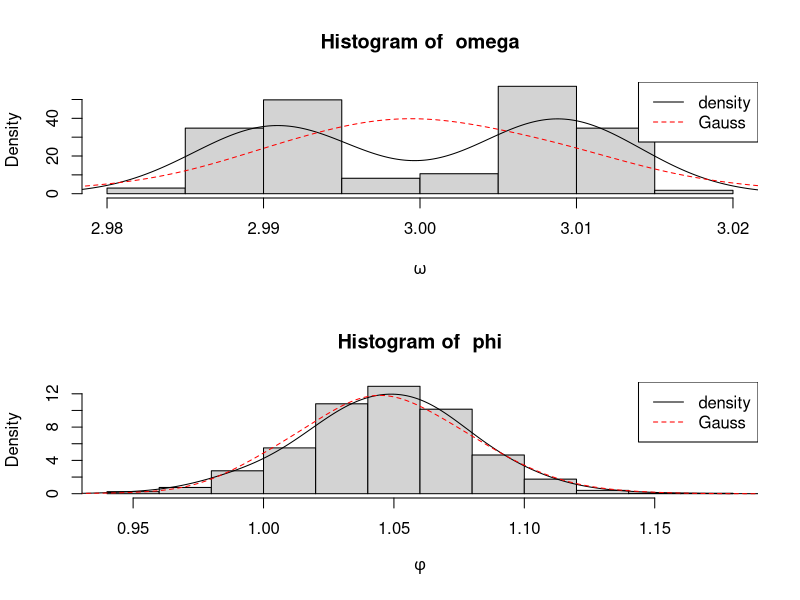
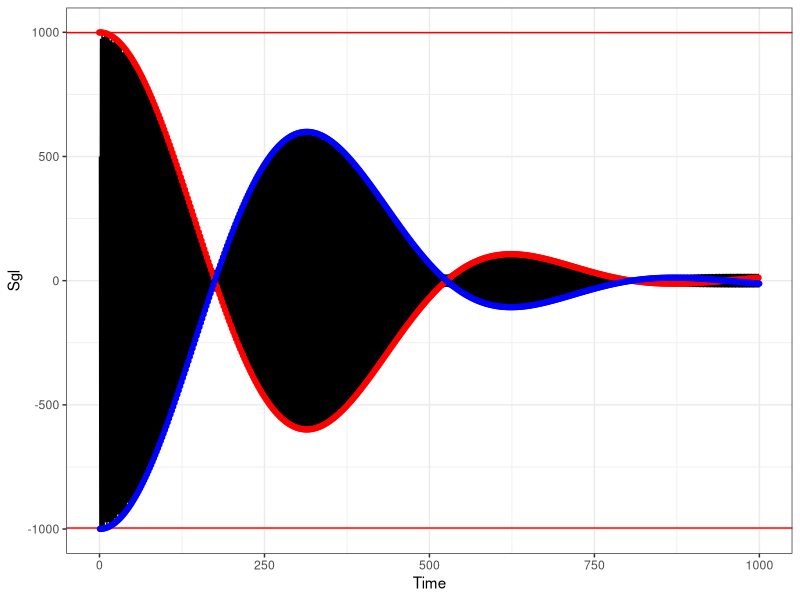
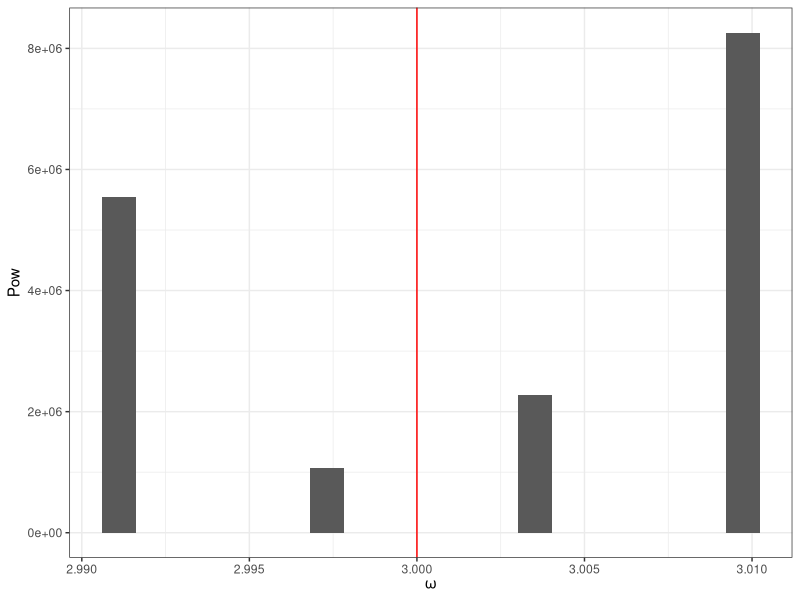

Recreate these plots in R, in order.
library(dplyr); library(plyr)
library(ggplot2)

.hist_plot <- function(x, x0, name){
  require(quantmod)
  hist(x, freq=FALSE, main = paste("Histogram of ", name), xlab=name)
  dx = density(x,adjust = 2)
  xm = dx$x[findPeaks(dx$y)[1]]
  lines(dx)
  lines(density(rnorm(length(x), x0, sd(x)),adjust=2),col="red", lty=2)
  legend("topright",lty=c(1,2),col=c("black","red"), legend = c("density","Gauss"))
  # abline(v=c(xm,x0), lty=c(1,2), col=c("black","red"))
  # legend("top", bty="n",
  #        legend=bquote(frac(x[b]-x[s],x[s])~"="~.(formatC((xm-x0)/x0*100,2,format="e"))~"%")
  # )
}
skewedDistFunc <- function(n, mu, sd, skew){
  w = rweibull(np, mu+skew,sd)
  mu-mean(w)+w
}
bimodalDistFunc <- function (n,cpct, mu1, mu2, sig1, sig2) {
  y0 <- rnorm(n,mean=mu1, sd = sig1)
  y1 <- rnorm(n,mean=mu2, sd = sig2)
  
  flag <- rbinom(n,size=1,prob=cpct)
  y <- y0*(1 - flag) + y1*flag 
}

np = 1000 # number of particles in bunch
w0 = 3; f0 = w0/2/pi # frequency of the reference particle
p0 = pi/3 #phase of the reference particle
sdw = w0*1e-3
sdp = p0*3e-2
dis = "bi"

## particle distributions ####
df.p = data.frame(
  wFreq = switch(dis,
    "skew" = skewedDistFunc(np, w0, sdw, 10),
    "bi" = bimodalDistFunc(np,.5,w0-3*sdw,w0+3*sdw,sdw,sdw)
  ), 
  Phi = rnorm(np, p0, sdp) # bimodalDistFunc(np,0,p0-3*sdp,p0+3*sdp,sdp,sdp)
)

par(mfrow=c(2,1))
.hist_plot(df.p$wFreq,w0,expression(omega))
.hist_plot(df.p$Phi,p0,expression(phi))
par(mfrow=c(1,1))

## computing signal ####
Pproj <- function(df, x) colSums(cos(df$wFreq%o%x + df$Phi))

Tstt = 0; Ttot=1000; dt = .5/w0 #.5 to satisfy the Nyquist condition
df.s = data.frame(Time=seq(Tstt,Ttot,dt)) %>% mutate(Sgl=Pproj(df.p,Time))

## computing signal peaks ####
Ntot = floor(.5*(w0*Ttot+p0)/pi)
Nstt = floor(.5*(w0*Tstt+p0)/pi)
tnu = (2*pi*Nstt:Ntot-p0)/w0
tnd = tnu+pi/w0

## plotting signal ####
ggplot(df.s, aes(Time, Sgl)) + geom_line() + 
  geom_hline(yintercept = c(min(df.s$Sgl), max(df.s$Sgl)), col="red") +
  theme_bw() + 
  geom_point(aes(col=Side), 
             data=data.frame(
               Time=c(tnu,tnd), 
               Sgl=Pproj(df.p,c(tnu,tnd)), 
               Side=rep(c("U","D"),c(length(tnu),length(tnd)))
             ), show.legend = FALSE) +
  scale_color_manual(breaks=c("D","U"), values = c("blue","red"))

## spectral analysis ####
s = ts(df.s$Sgl, start=Tstt, end=Ttot, deltat=dt)
spec.pgram(s,plot = FALSE) -> sps
sps <- data.frame(Freq=sps$freq, Pow=sps$spec) %>% mutate(wFreq=2*pi*Freq)

filter(sps, wFreq>w0-5*sdw, wFreq<w0+5*sdw) %>% ggplot(aes(wFreq, Pow))+
  geom_bar(stat="identity", width=1e-3) + 
  theme_bw() + labs(x=expression(omega)) +
  geom_vline(xintercept = w0, col="red")
